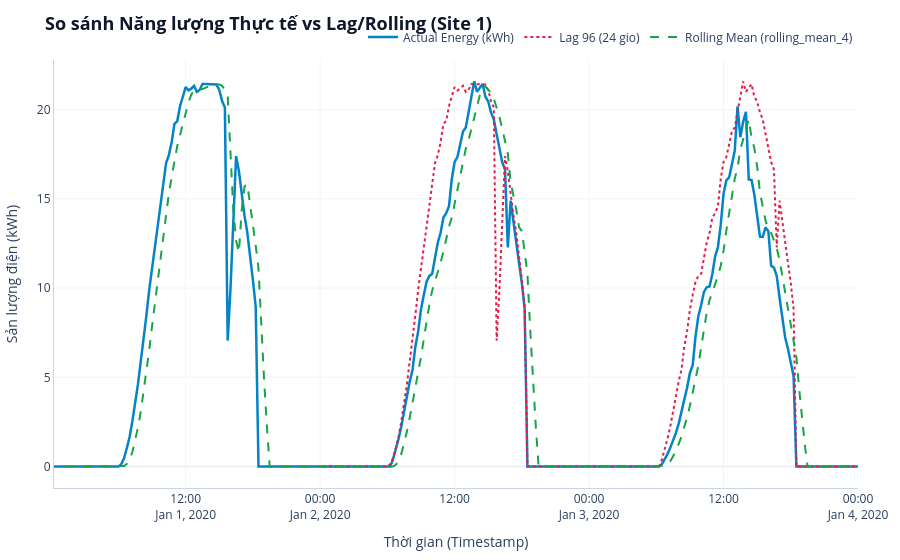

Notebook code for this chart:
### Markdown cell above
### 13.1. Trực quan hóa Lag & Rolling so với Thực tế
Biểu đồ đường tương tác cao cấp. Bạn có thể **đưa chuột (hover)** vào đường đồ thị để xem chính xác lượng kWh thực tế, độ trễ Lag và đường trung bình tại bất kỳ điểm thời gian 15 phút nào.

### Code cell
# Chọn 1 trạm (site_id) và lọc ra 3 ngày liên tiếp để dễ quan sát
site_id_sample = df_train_fe['site_id'].iloc[0]
df_plot = df_train_fe[df_train_fe['site_id'] == site_id_sample].copy()
df_plot = df_plot.sort_values('timestamp').head(96 * 3) # 3 ngày

fig = go.Figure()

# 1. Đường năng lượng thực tế
fig.add_trace(go.Scatter(
    x=df_plot['timestamp'], 
    y=df_plot['energy_generated_kwh'], 
    mode='lines', 
    name='Actual Energy (kWh)',
    line=dict(color='#0284c7', width=2.5)
))

# 2. Đường Lag 1
fig.add_trace(go.Scatter(
    x=df_plot['timestamp'], 
    y=df_plot['lag_1'] if 'lag_1' in df_plot.columns else df_plot['lag_96'],
    mode='lines',
    name='Lag 1 (15 min)' if 'lag_1' in df_plot.columns else 'Lag 96 (24 gio)',
    line=dict(color='#e11d48', width=2, dash='dot')
))

# 3. Đường Rolling Mean 3H
# Team ve rolling_mean_3h (3 gio). Bo dac trung moi dat ten theo SO BUOC:
#   4 buoc = 1 gio | 12 buoc = 3 gio | 96 buoc = 24 gio
# => tuong duong rolling_mean_3h cua team la rolling_mean_12
roll_col = next((c for c in ('rolling_mean_12', 'rolling_mean_4', 'rolling_mean_96') if c in df_plot.columns), None)
if roll_col is not None:
    fig.add_trace(go.Scatter(
        x=df_plot['timestamp'],
        y=df_plot[roll_col],
        mode='lines',
        name=f'Rolling Mean ({roll_col})',
        line=dict(color='#16a34a', width=2, dash='dash')
    ))
else:
    print("[CANH BAO] Khong co cot rolling_mean nao, bo qua duong nay tren bieu do.")

fig.update_layout(
    template='plotly_white',
    title=f"<b>So sánh Năng lượng Thực tế vs Lag/Rolling (Site {site_id_sample})</b>",
    title_font_size=18,
    title_font_color='#0f172a',
    xaxis_title="Thời gian (Timestamp)",
    yaxis_title="Sản lượng điện (kWh)",
    hovermode="x unified",
    legend=dict(orientation="h", yanchor="bottom", y=1.02, xanchor="right", x=1, bgcolor='rgba(255, 255, 255, 0.8)'),
    margin=dict(l=20, r=20, t=60, b=20),
    xaxis=dict(showgrid=True, gridcolor='#f1f5f9', linecolor='#cbd5e1'),
    yaxis=dict(showgrid=True, gridcolor='#f1f5f9', linecolor='#cbd5e1')
)

fig.show()

### Figure 1 — Plotly figure (JSON) as saved in the notebook; plotly's stock layout.template omitted (floating-point values rounded to 4 significant figures; data arrays with more than 128 entries replaced by an {"elided": "..."} marker saying what was removed)
{"data": [{"line": {"color": "#0284c7", "width": 2.5}, "mode": "lines", "name": "Actual Energy (kWh)", "type": "scatter", "x": {"elided": "288 str values"}, "y": {"elided": "288 float values"}}, {"line": {"color": "#e11d48", "dash": "dot", "width": 2}, "mode": "lines", "name": "Lag 96 (24 gio)", "type": "scatter", "x": {"elided": "288 str values"}, "y": {"elided": "288 float values"}}, {"line": {"color": "#16a34a", "dash": "dash", "width": 2}, "mode": "lines", "name": "Rolling Mean (rolling_mean_4)", "type": "scatter", "x": {"elided": "288 str values"}, "y": {"elided": "288 float values"}}], "layout": {"hovermode": "x unified", "legend": {"bgcolor": "rgba(255, 255, 255, 0.8)", "orientation": "h", "x": 1, "xanchor": "right", "y": 1.02, "yanchor": "bottom"}, "margin": {"b": 20, "l": 20, "r": 20, "t": 60}, "title": {"font": {"color": "#0f172a", "size": 18}, "text": "<b>So sánh Năng lượng Thực tế vs Lag/Rolling (Site 1)</b>"}, "xaxis": {"gridcolor": "#f1f5f9", "linecolor": "#cbd5e1", "showgrid": true, "title": {"text": "Thời gian (Timestamp)"}}, "yaxis": {"gridcolor": "#f1f5f9", "linecolor": "#cbd5e1", "showgrid": true, "title": {"text": "Sản lượng điện (kWh)"}}}}
